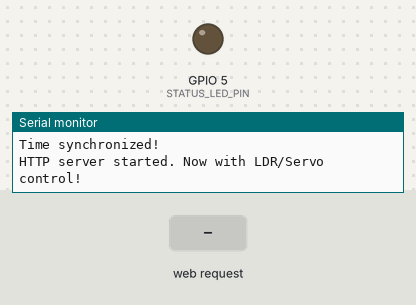
Simulated run of this sketch. Board: ESP8266 (NodeMCU). On the bench: output pins drawn as LEDs (lit = HIGH), the last lines printed to the serial monitor. The inputs (shaded band) are chosen by the test bench. WiFi joins after 1.5 s; servers stay silent unless stated; the local clock reads 2024-03-15 10:24:30 at power-on unless the sketch sets it.

Above: at 2.8 s.
2.9 s: HTTP request GET /status received
At 3.8 s:
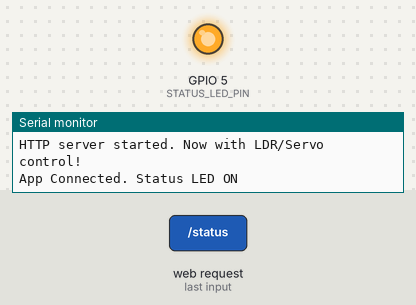
Timing chart, 0 to 15.4 s (numbered marks = the images above; inputs shaded):
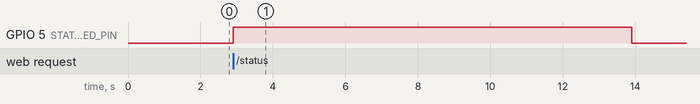

Measured:
- after the input at 2.9 s, GPIO 5 (STATUS_LED_PIN): LOW → HIGH at once, → LOW 11.0 s later

The sketch:

esp8266.ino
```cpp
//ESP8266 Board Code

#include <Arduino.h>
#include <ESP8266WiFi.h>
#include <ESP8266WebServer.h>
#include <SoftwareSerial.h>
#include <ArduinoJson.h>

#include <time.h> // For NTP time

#define STATUS_LED_PIN 5
#define APP_TIMEOUT_MS 5000
#define AI_MODE_TIMEOUT_MS 1800000

// Heartbeat logic variable
unsigned long lastAppRequestTime = 0;
bool isConnectionLedOn = false;

unsigned long lastAiCommandTime = 0;

unsigned long previousTimeSyncMillis = 0;
const long timeSyncInterval = 300000; // 5 minutes in milliseconds
int lastHourSent = -1; // To avoid sending the same hour repeatedly

// Serial & WiFi Setup
SoftwareSerial SerialDVE(12, 13); // RX, TX
const char* ssid = "SLT-Fiber-8613";
const char* password = "20030728T";
ESP8266WebServer server(80);

String requestDataFromDue(String command) {
  // Step 1: Clear any old, unread data from the serial buffer to prevent reading stale values.
  while(SerialDVE.available() > 0) {
    SerialDVE.read();
  }

  // Step 2: Send the new command to the Arduino Due.
  SerialDVE.println(command);

  // Step 3: Wait for a response, with a timeout.
  long startTime = millis();
  while (millis() - startTime < 1000) { // 1-second timeout
    if (SerialDVE.available() > 0) {
      String response = SerialDVE.readStringUntil('\n');
      response.trim();
      return response; // Success! Return the fresh data.
    }
  }

  // Step 4: If no data arrives within the timeout, return an error string.
 return "timeout";
}

void handleStatus() {
  lastAppRequestTime = millis();
  digitalWrite(STATUS_LED_PIN, HIGH);
  Serial.println("App Connected. Status LED ON");
  isConnectionLedOn = true;

  String temp = requestDataFromDue("get_temp");
  String humidity = requestDataFromDue("get_humidity");
  String moisture = requestDataFromDue("get_moisture");
  String ldr1 = requestDataFromDue("get_ldr1");
  String ldr2 = requestDataFromDue("get_ldr2");
  String ldr3 = requestDataFromDue("get_ldr3");
  String servo1 = requestDataFromDue("get_servo_angle1");
  String servo2 = requestDataFromDue("get_servo_angle2");
  String servo3 = requestDataFromDue("get_servo_angle3");

  String water = requestDataFromDue("get_water_level");
  String nutrient = requestDataFromDue("get_nutrient_level");

  StaticJsonDocument<300> jsonDoc;
  jsonDoc["temperature"] = temp.toFloat();
  jsonDoc["humidity"] = humidity.toFloat();
  jsonDoc["moisture"] = moisture.toInt();
  jsonDoc["ldr_value1"] = ldr1.toInt();
  jsonDoc["ldr_value2"] = ldr2.toInt();
  jsonDoc["ldr_value3"] = ldr3.toInt();
  jsonDoc["cover_angle1"] = servo1.toInt();
  jsonDoc["cover_angle2"] = servo2.toInt();
  jsonDoc["cover_angle3"] = servo3.toInt();

  jsonDoc["water_level"] = water;
  jsonDoc["nutrient_level"] = nutrient;

  jsonDoc["led_status"] = isConnectionLedOn ? "ON" : "OFF";

  String jsonResponse;
  serializeJson(jsonDoc, jsonResponse);

  server.send(200, "application/json", jsonResponse);
}

void handleCheckLight() {
  requestDataFromDue("check_light");
  server.send(200, "application/json", "{\"status\": \"light_check_triggered\"}");
}

void handleResponse() {
  if(server.hasArg("plain") == false) {
    server.send(400, "text/plain", "Bad Request.Body Not Recieved");
    return;
  }
  String planJson = server.arg("plain");
  Serial.println("Recieved New Plan From App");

  // Forward the new plan to due
  SerialDVE.print("plan:");
  SerialDVE.println(planJson);

  lastAiCommandTime = millis();

  server.send(200, "application/json", "{\"status\":\"PLAN_FORWARDED\"}");
}

void setup() {
  Serial.begin(9600);

  // Arduino DVE communication
  SerialDVE.begin(9600);

  pinMode(STATUS_LED_PIN, OUTPUT);
  digitalWrite(STATUS_LED_PIN, LOW);

  // WiFi Connection
  Serial.println("\n\nESP8266 Booting...");
  WiFi.begin(ssid, password);
  while (WiFi.status() != WL_CONNECTED) {
    delay(500);
    Serial.print(".");
  }
  Serial.println("\nWiFi connected!");
  Serial.print("IP address: ");
  Serial.println(WiFi.localIP());

  server.on("/status", HTTP_GET, handleStatus);
  server.begin();
  Serial.println("HTTP server started. Connection status LED is active.");
  Serial.println("Waiting for app heartbeat...");

  configTime(19800, 0, "pool.ntp.org", "time.nist.gov");
  Serial.println("Waiting for NTP time sync...");
  while (time(nullptr) < 8 * 3600 * 2) {
    delay(500);
    Serial.print(".");
  }
  Serial.println("\nTime synchronized!");

  server.on("/status", HTTP_GET, handleStatus);
  server.on("/manual/checklight", HTTP_POST, handleCheckLight);
  server.on("/plan/update", HTTP_POST, handleResponse);

  server.begin();
  lastAiCommandTime = millis();
  Serial.println("HTTP server started. Now with LDR/Servo control!");

}

void loop() {
  server.handleClient();

  // Periodically send the hour to the Due ---
  unsigned long currentMillis = millis();
  if (currentMillis - previousTimeSyncMillis >= timeSyncInterval) {
    previousTimeSyncMillis = currentMillis;

    time_t now = time(nullptr);
    struct tm* timeinfo = localtime(&now);
    int currentHour = timeinfo->tm_hour;

    // Only send the hour if it has changed since the last send
    if (currentHour != lastHourSent) {
      Serial.print("Current hour is ");
      Serial.print(currentHour);
      Serial.println(". Sending to Due...");

      String timeCommand = "time:" + String(currentHour);
      SerialDVE.println(timeCommand);

      lastHourSent = currentHour;
    }
  }

  if (millis() - lastAiCommandTime > AI_MODE_TIMEOUT_MS) {
    Serial.println("Ai Plan Timeout! Telling Due to use its default brain.");
    SerialDVE.println("USE_DEFAULTS");

    lastAiCommandTime = millis();
  }

  // Status LED Logic
  if (millis() - lastAppRequestTime > APP_TIMEOUT_MS) {
    if (isConnectionLedOn) {
      digitalWrite(STATUS_LED_PIN, LOW);
      isConnectionLedOn = false;
      Serial.println("App connection timed out. Status LED OFF.");
    }
  }
}
```
